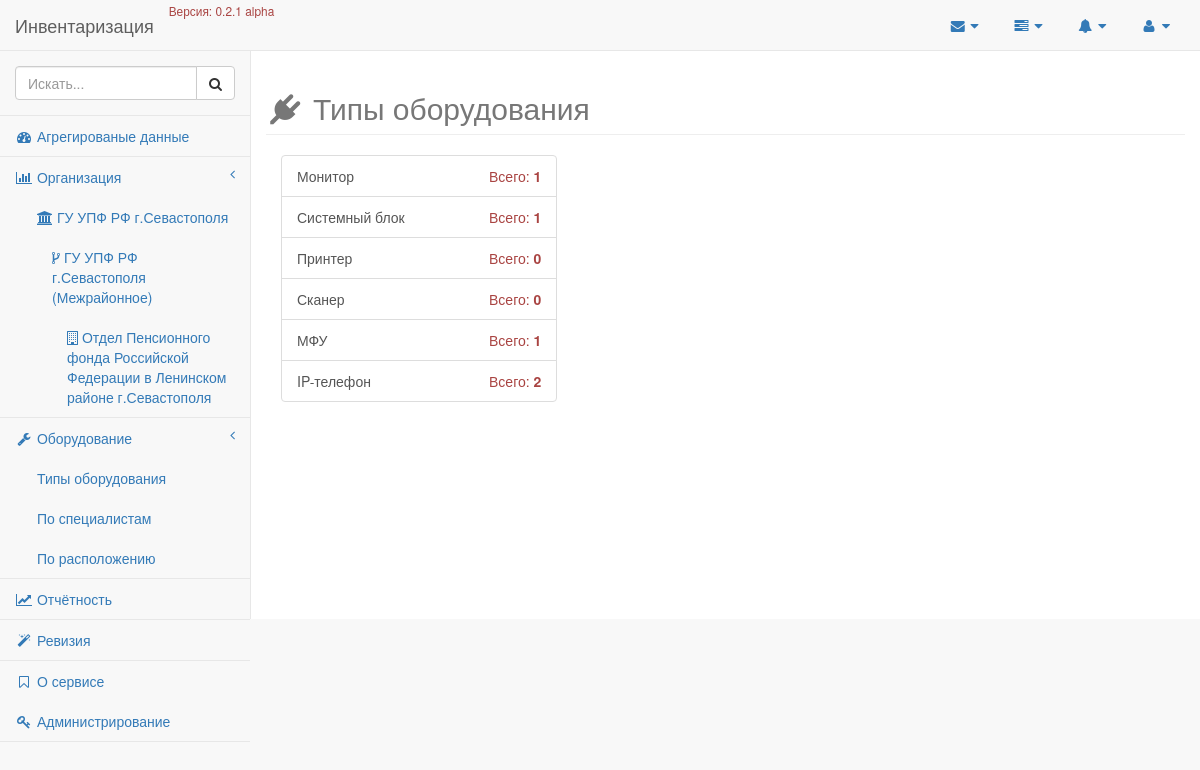
Screenshot of /equipments/types/ with the database file from the repository.
### employee/models/organisation.py (models this page shows, shortened)
class Organisation(models.Model):
    title = models.CharField(_('Наименование'), max_length=80, unique=True, db_index=True)
    short_title = models.CharField(_('Краткое наименование'), max_length=40, unique=True, null=True, blank=True)
    parent = models.ForeignKey('Organisation', default=0, blank=True, null=True, verbose_name='В подчинении')
    @staticmethod
    def all():
        return Organisation.objects.all()
    def has_subordinates(self):
        if len(self.subordinates()):
            return True
        return False
    def subordinates(self):
        return Organisation.all().filter(parent=self.pk)
    class Meta:
        verbose_name = _('Организация')
        verbose_name_plural = _('Организации')
        app_label = 'employee'

### equipment/models/equipment_types.py (models this page shows, shortened)
class EquipmentTypes(models.Model):
    value = models.CharField('Значение', max_length=50, unique=True, db_index=True)
    annotation = EquipmentTypesAnnotation()
    equipments = EquipmentsTypeManager()
    objects = models.Manager()
    class Meta:
        verbose_name = 'Тип оборудования'
        verbose_name_plural = 'Типы оборудования'
        app_label = 'equipment'
        ordering = ['value']

### equipment/views.py (the view)
class EquipmentTypesView(TemplateView):
    template_name = 'equipment/types.html'
    page_title = 'Типы оборудования'
    type_set_annotation = EquipmentTypes.annotation.all()

### employee/templatetags/organisations_menu.py (called while the page is built)
@register.inclusion_tag('partials/organisations_menu.html')
def organisations_menu():
    menu = Organisation.all().filter(parent=None)
    return {'menu': menu}

### inventory/__init__.py (called while the page is built)
def appname(request):
    return {'appname': __appname__}

def app_version(request):
    return {'app_version': __version__}

### equipment/templates/equipment/types.html (shortened to what this page needs)
{% extends 'layouts/application.html' %}
{% block content %}
    <div class="row">
        <h2 class="page-header text-muted">
            <i class="fa fa-plug fa-fw"></i>
            {{ view.page_title }}
        </h2>
        <div class="col-lg-4">
            <div class="list-group">
                {% for type in view.type_set_annotation %}
                    <a href="{% url 'equipment_type' type.id %}" class="list-group-item">
                        {{ type.value }}
                        <span class="pull-right text-danger">
                            Всего: <b>{{ type.types_count }}</b>
                        </span>
                    </a>
                {% endfor %}
            </div>
        </div>
    </div>
{% endblock %}

### templates/partials/organisations_menu.html
<li>
    <a href="#"><i class="fa fa-bar-chart-o fa-fw"></i> Организация<span class="fa arrow"></span></a>
    <ul class="nav nav-second-level">
        {% for item in menu %}
            <li>
                <a href="{% url 'employees' pk=item.pk %}">
                    <span class="fa fa-institution"> </span>
                    {{ item.title }}
                </a>
                {% if item.has_subordinates %}
                    <ul class="nav nav-third-level">
                        {% for subordinate in item.subordinates %}
                            <li>
                                <a href="{% url 'employees' pk=subordinate.pk %}">
                                    <span class="fa fa-code-fork"> </span>
                                    {{ subordinate.title }}
                                </a>
                                {% if subordinate.has_subordinates %}
                                    <ul class="nav nav-fourth-level">
                                        {% for sub in subordinate.subordinates %}
                                            <li>
                                                <a href="{% url 'employees' pk=sub.pk %}">
                                                    <span class="fa fa-building-o"> </span>
                                                    {{ sub.title }}
                                                </a>
                                            </li>
                                        {% endfor %}
                                    </ul>
                                {% endif %}
                            </li>
                        {% endfor %}
                    </ul>
                {% endif %}
            </li>
        {% endfor %}
    </ul>
</li>

### rows the page displays
Organisation: title "ГУ УПФ РФ г.Севастополя"
Organisation: title "ГУ УПФ РФ г.Севастополя (Межрайонное)"
Organisation: title "Отдел Пенсионного фонда Российской Федерации в Ленинском районе г.Севастополя"
EquipmentTypes: value "Монитор", types_count "1"
EquipmentTypes: value "Системный блок", types_count "1"
EquipmentTypes: value "Принтер", types_count "0"
EquipmentTypes: value "Сканер", types_count "0"
EquipmentTypes: value "МФУ", types_count "1"
EquipmentTypes: value "IP-телефон", types_count "2"

### other values shown
{{ appname }} "Инвентаризация"
{{ app_version }} "0.2.1 alpha"
{{ view.page_title }} "Типы оборудования"
